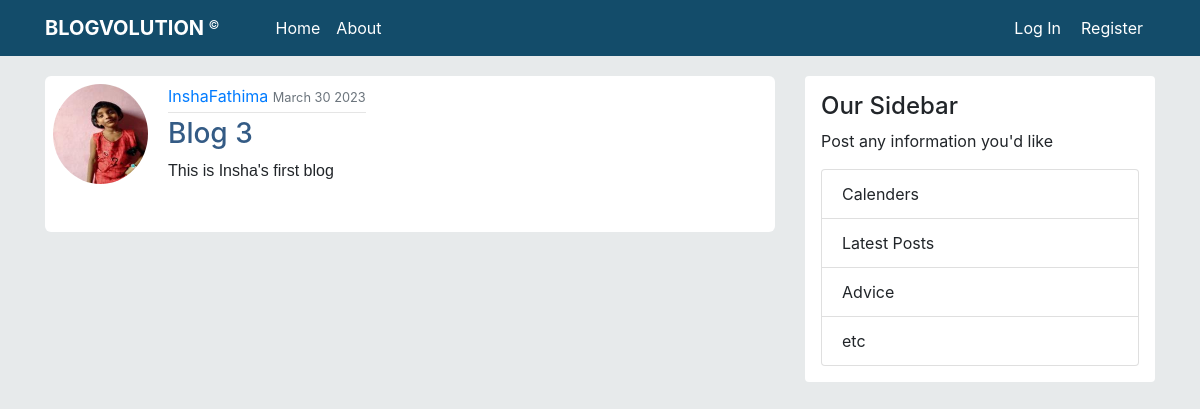
/blogpost/12/, run on the app's committed database.
### blog_app/models.py (models this page shows, shortened)
class BlogPost(models.Model):
    title = models.CharField(max_length=100)
    content = models.TextField()
    author = models.ForeignKey(User, on_delete=models.CASCADE)
    date_posted = models.DateTimeField(default=timezone.now)

### users/models.py (models this page shows, shortened)
class User_Profile(models.Model):
    user = models.OneToOneField(User, on_delete=models.CASCADE)
    profile_pic = models.ImageField(default='default.jpg', upload_to='profile_pics')

### blog_app/views.py (the view)
# urls.py: path('blogpost/<int:pk>/', BlogPostDetailView.as_view(), name='blog-details'),
class BlogPostDetailView(DetailView):
    model = BlogPost    # Returns a "<app_name/model_<view_type>.html>". Here "view_type" is "<detail_obj>"
    template_name = 'blog/single_blog_details.html'

### templates/blog/single_blog_details.html (shortened to what this page needs)
{% extends "blog/base.html" %}
{% block content %}
  <article class="single content-section d-flex">
     <img src="{{ object.author.user_profile.profile_pic.url }}" alt="default image"
          class="rounded-circle mt-2 ml-2 mb-5 article-img" style="width: 95px; height: 100px">
     <div class="content body px-1 pt-1 ml-2">
        <div class="article-metadata my-1 mx-2">
           <a href="{% url 'profile' %}" class="text-primary">{{ object.author }}</a>
           <small class="text-muted">{{ object.date_posted|date:"F d Y" }}</small>
           <hr class="mt-1 mb-0">
        </div>
        <h3 class="article-title ml-2">{{ object.title }}</h3>
        <p class="article-content mt-1 mx-2" style="font-family: Arial">{{ object.content }}</p>
     </div>
  </article>
{% endblock  %}

### static/blog/main.css (style rules this page uses)
body { background: #e7eaeb; }
article.single { margin-bottom: 10px; border-radius: 6px; background: white; }
article p.article-content { padding-bottom: 15px; }

### templates/blog/base.html (style rules this page uses)
.article-title { color: #345b85; }

### data on the page
BlogPost: author.user_profile.profile_pic (picture), author "InshaFathima", date_posted "March 30 2023", title "Blog 3", content "This is Insha's first blog"
